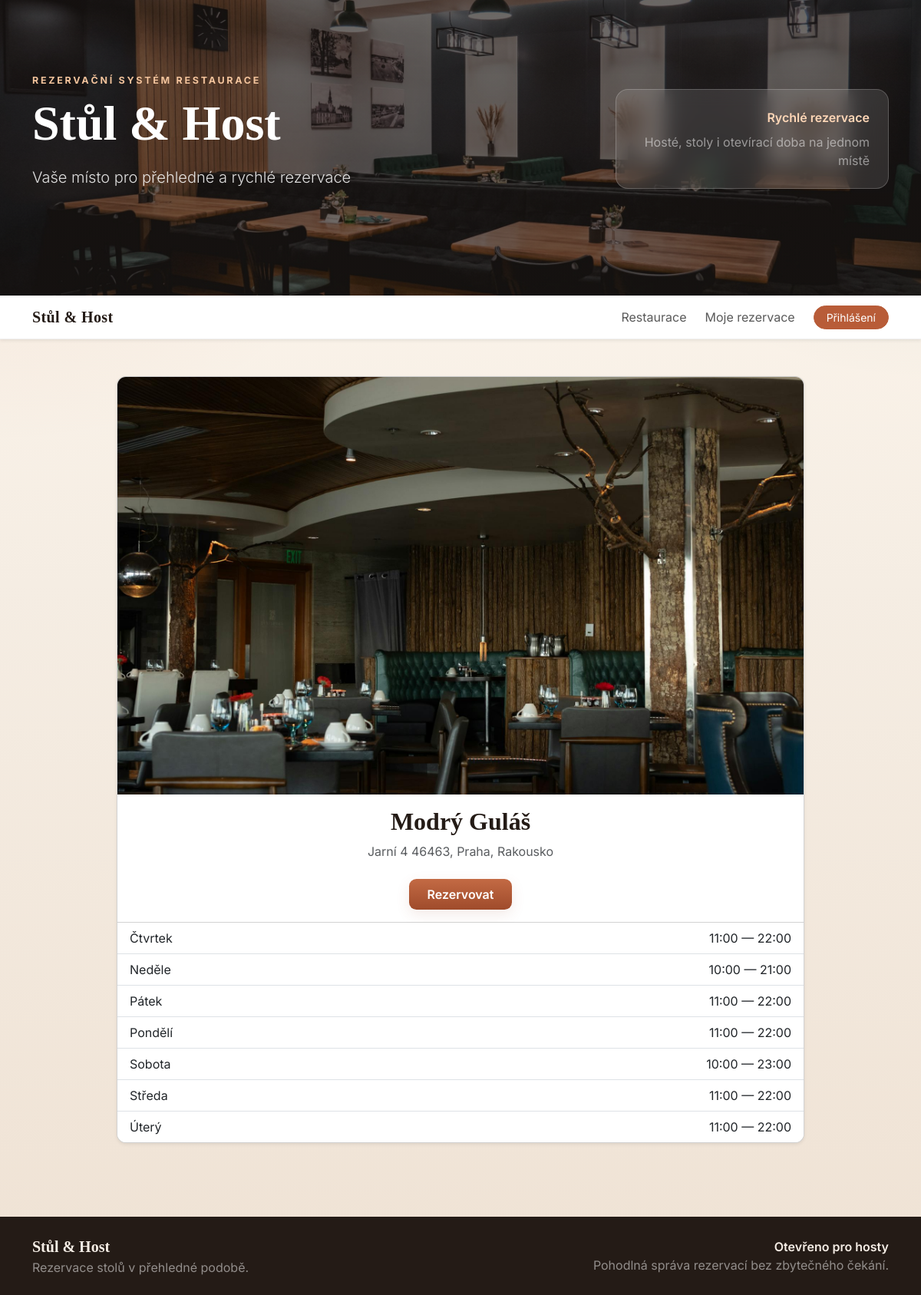
The page /restaurace/23/ on the database its author committed.
### knihovna/models.py (models this page shows, shortened)
class Restaurace(models.Model):
    nazev = models.CharField(max_length=100)
    adresa = models.ForeignKey('Adresa', on_delete=models.CASCADE)
    image = models.ImageField(upload_to='restaurace/', blank=True, null=True)
    class Meta:
        verbose_name = "Restaurace"
        verbose_name_plural = "Restaurace"

class Adresa(models.Model):
    ulice = models.CharField(max_length=100)
    psc = models.CharField(max_length=10)
    mesto = models.ForeignKey(Mesto, on_delete=models.CASCADE)
    def __str__(self):
        return f"{self.ulice} {self.psc}, {self.mesto}"
    class Meta:
        verbose_name = "Adresa"
        verbose_name_plural = "Adresy"

class Mesto(models.Model):
    nazev = models.CharField(max_length=100)
    stat = models.ForeignKey(Stat, on_delete=models.CASCADE)
    def __str__(self):
        return f"{self.nazev}, {self.stat}"
    class Meta:
        verbose_name = "Město"
        verbose_name_plural = "Města"

class Stat(models.Model):
    nazev = models.CharField(max_length=100)
    def __str__(self):
        return self.nazev
    class Meta:
        verbose_name = "Stát"
        verbose_name_plural = "Státy"

class Oteviraci_doba(models.Model):
    Restaurace = models.ForeignKey('Restaurace', on_delete=models.CASCADE)
    den = models.CharField(max_length=20, choices=[
        ('pondeli', 'Pondělí'),
        ('utery', 'Úterý'),
        ('streda', 'Středa'),
        ('ctvrtek', 'Čtvrtek'),
        ('patek', 'Pátek'),
        ('sobota', 'Sobota'),
        ('nedele', 'Neděle')
    ])
    otevreno_od = models.TimeField()
    otevreno_do = models.TimeField()
    class Meta:
        verbose_name = "Otevírací doba"
        verbose_name_plural = "Otevírací doby"

### knihovna/views.py (the view)
# urls.py: path('restaurace/<int:pk>/', restaurant_detail, name='restaurant_detail'),
def restaurant_detail(request, pk):
    restaurant = get_object_or_404(Restaurace, pk=pk)
    opening_hours = Oteviraci_doba.objects.filter(Restaurace=restaurant).order_by('den')
    return render(request, 'restaurants/restaurace_detail.html', {
        'restaurant': restaurant,
        'opening_hours': opening_hours,
    })

### knihovna/templates/restaurants/restaurace_detail.html (shortened to what this page needs)
{% extends "base.html" %}
{% block content %}
<div class="restaurant-detail-container">
    <div class="card restaurant-detail-card mx-auto shadow-sm">
        {% if restaurant.image %}
        <div class="restaurant-detail-image-wrap">
            <img src="{{ restaurant.image.url }}" alt="{{ restaurant.nazev }}" class="restaurant-detail-image">
        </div>
        {% elif image_url %}
        <div class="restaurant-detail-image-wrap">
            <img src="{{ image_url }}" alt="{{ restaurant.nazev }}" class="restaurant-detail-image">
        </div>
        {% else %}
        <div class="alert alert-info m-3">No image available for this restaurant.</div>
        {% endif %}
        <div class="card-body text-center">
            <h1 class="restaurant-detail-name mb-2">{{ restaurant.nazev }}</h1>
            {% if restaurant.adresa %}
            <div class="text-muted mb-2">{{ restaurant.adresa }}</div>
            {% endif %}
            <a href="{% url 'rezervace' restaurant.id %}" class="btn btn-restaurant-primary mt-3 px-4">Rezervovat</a>
        </div>
        {% if opening_hours %}
        <div class="list-group list-group-flush">
            {% for o in opening_hours %}
            <div class="list-group-item d-flex justify-content-between align-items-center">
                <div>{{ o.get_den_display }}</div>
                <div class="text-nowrap">{{ o.otevreno_od }} — {{ o.otevreno_do }}</div>
            </div>
            {% endfor %}
        </div>
        {% endif %}
    </div>
</div>
{% endblock %}

### knihovna/static/css/styles.css (style rules this page uses)
body { font-family: "Inter", sans-serif; background: radial-gradient(circle at top left, rgba(184, 92, 56, 0.12), transparent 28%), radial-gradient(circle at top right, rgba(45, 104, 85, 0.12), transparent 24%), linear-gradient(180deg, #fff8ef 0%, #f5ede3 45%, #efe2d4 100%); color: #241b16; }
.btn-restaurant-primary, .btn-restaurant-secondary { border-radius: 0.6rem; padding: 0.5rem 0.75rem; font-weight: 600; transition: transform 160ms ease, box-shadow 160ms ease; }
.btn-restaurant-primary { background: linear-gradient(180deg, #c36a44 0%, #9f4b2b 100%); border: none; color: #fff; box-shadow: 0 6px 18px rgba(160, 84, 60, 0.12); }
.restaurant-detail-container { max-width: 56rem; margin: 0 auto; }
.restaurant-detail-card { overflow: hidden; border-radius: 0.75rem; }
.restaurant-detail-image-wrap { width: 100%; height: 34rem; overflow: hidden; background: #f5efe8; }
.restaurant-detail-image { width: 100%; height: 100%; object-fit: cover; object-position: center; display: block; }
.restaurant-detail-name { font-family: Georgia, 'Times New Roman', serif; font-size: 2rem; font-weight: 700; color: #241b16; }

### rows shown on the page
Restaurace: image (picture), nazev "Modrý Guláš", adresa "Jarní 4 46463, Praha, Rakousko"
Oteviraci_doba: den "Čtvrtek", otevreno_od "11:00", otevreno_do "22:00"
Oteviraci_doba: den "Neděle", otevreno_od "10:00", otevreno_do "21:00"
Oteviraci_doba: den "Pátek", otevreno_od "11:00", otevreno_do "22:00"
Oteviraci_doba: den "Pondělí", otevreno_od "11:00", otevreno_do "22:00"
Oteviraci_doba: den "Sobota", otevreno_od "10:00", otevreno_do "23:00"
Oteviraci_doba: den "Středa", otevreno_od "11:00", otevreno_do "22:00"
Oteviraci_doba: den "Úterý", otevreno_od "11:00", otevreno_do "22:00"
